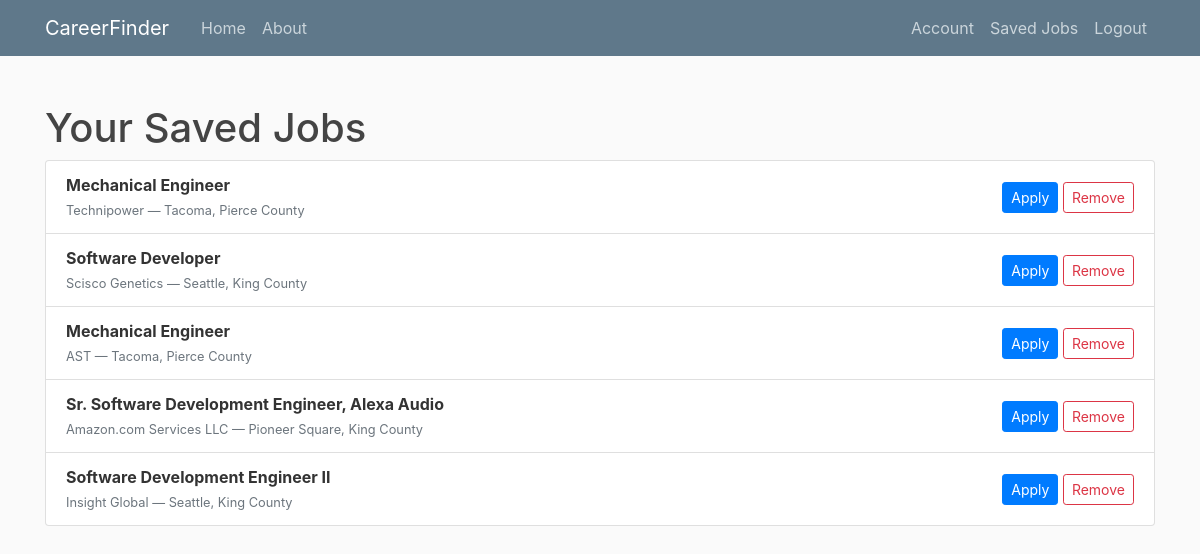
The app's page /saved_jobs (signed in) with its own data.
### main/models.py (models this page shows, shortened)
class SavedJob(db.Model):
    id         = db.Column(db.Integer, primary_key=True)
    user_id    = db.Column(db.Integer, db.ForeignKey('user.id'), nullable=False)
    job_id     = db.Column(db.String, nullable=False)      # unique identifier from Adzuna or USAJobs
    api_used   = db.Column(db.String(20), nullable=False)  # To store 'adzuna' or 'usajobs'
    job_data   = db.Column(db.JSON, nullable=False)        # store title/company/location/url, etc.
    saved_at   = db.Column(db.DateTime, server_default=db.func.now())
    user = db.relationship('User', backref='saved_jobs')

### main/routes.py (the view)
@app.route('/saved_jobs')
@login_required
def saved_jobs():
    saved_jobs_list = SavedJob.query.filter_by(user_id=current_user.id).order_by(SavedJob.saved_at.desc()).all()
    return render_template('saved_jobs.html', title='Saved Jobs', saved_jobs=saved_jobs_list)

### main/models.py (called while the page is built)
@login_manager.user_loader
def load_user(user_id):
    return User.query.get(int(user_id))

### main/templates/saved_jobs.html (shortened to what this page needs)
{% extends "layout.html" %}
{% block content %}
  <div class="container my-4">
    <h1>Your Saved Jobs</h1>
    {% if not saved_jobs %}
      <p class="text-muted">You haven’t saved any jobs yet.</p>
    {% else %}
      <ul class="list-group">
    {% for sj in saved_jobs %}
      {% set job = sj.job_data %}
      <li class="list-group-item d-flex justify-content-between align-items-center">
        <div>
          <strong>{{ job.title or job.PositionTitle }}</strong><br>
          <small class="text-muted">
            {{ job.company.display_name or job.OrganizationName }}
            — {{ job.location.display_name or job.PositionLocationDisplay }}
          </small>
        </div>
        <div>
          {% if sj.api_used == 'adzuna' %}
            <a href="{{ job.redirect_url }}" class="btn btn-sm btn-primary">Apply</a>
          {% else %}
            <a href="{{ job.ApplyURI }}" class="btn btn-sm btn-primary">Apply</a>
          {% endif %}
          <form method="POST" action="{{ url_for('unsave_job') }}" class="d-inline">
            <button type="submit" class="btn btn-sm btn-outline-danger">Remove</button>
          </form>
        </div>
      </li>
    {% endfor %}
      </ul>
    {% endif %}
  </div>
{% endblock %}

### main/templates/layout.html (shortened to what this page needs)
<!DOCTYPE html>
<html>
<head>
    <link rel="stylesheet" href="https://cdn.jsdelivr.net/npm/bootstrap@4.3.1/dist/css/bootstrap.min.css">
    <link rel="stylesheet" href="https://cdn.jsdelivr.net/npm/bootstrap-icons@1.4.1/font/bootstrap-icons.css">
    <link rel="stylesheet" type="text/css" href="{{ url_for('static', filename='main.css') }}">
</head>
<body>
    <header class="site-header">
        <nav class="navbar navbar-expand-md navbar-dark bg-steel fixed-top">
            <div class="container">
              <a class="navbar-brand mr-4" href="/">CareerFinder</a>
              <div class="collapse navbar-collapse" id="navbarToggle">
                <div class="navbar-nav mr-auto">
                  <a class="nav-item nav-link" href="{{url_for('home') }}">Home</a>
                  <a class="nav-item nav-link" href="{{url_for('about') }}">About</a>
                </div>
                <div class="navbar-nav">
                    {% if current_user.is_authenticated %}
                        <a class="nav-item nav-link" href="{{ url_for('account') }}">Account</a>
                        <a class="nav-item nav-link" href="{{ url_for('saved_jobs') }}">Saved Jobs</a>
                        <a class="nav-item nav-link" href="{{ url_for('logout') }}">Logout</a>
                    {% else %}
                        <a class="nav-item nav-link" href="{{ url_for('login') }}">Login</a>
                        <a class="nav-item nav-link" href="{{ url_for('register') }}">Register</a>
                    {% endif %}
                </div>
              </div>
            </div>
          </nav>
    </header>
    <main role="main" class="container-fluid">
      <div class="row">
        <div class="col-12">
            {% block content %}{% endblock %}
        </div>
      </div>
    </main>
</body>
</html>

### main/static/main.css (style rules this page uses)
body { background: #fafafa; color: #333333; margin-top: 5rem; }
h1, h2, h3, h4, h5, h6 { color: #444444; }
.bg-steel { background-color: #5f788a; }
.site-header .navbar-nav .nav-link { color: #cbd5db; }

### records on screen
SavedJob: title "Mechanical Engineer", company "Technipower", location "Tacoma, Pierce County"
SavedJob: title "Software Developer", company "Scisco Genetics", location "Seattle, King County"
SavedJob: title "Mechanical Engineer", company "AST", location "Tacoma, Pierce County"
SavedJob: title "Sr. Software Development Engineer, Alexa Audio", company "Amazon.com Services LLC", location "Pioneer Square, King County"
SavedJob: title "Software Development Engineer II", company "Insight Global", location "Seattle, King County"
